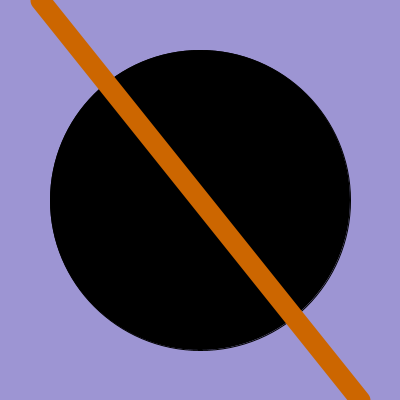
Frame 1 (no input)
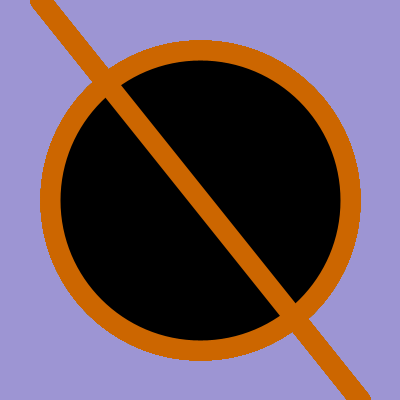
Frame 60 (the mouse pressed at the canvas centre just before this capture)
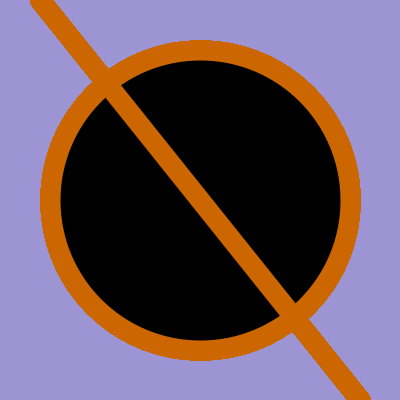
Frame 120 (the mouse held since frame 60 and released just before this capture)

The Processing sketch that drew these frames (run headless with seeded random() and noise(); from frame 60 on, the mouse is pressed at the canvas centre):

// Processing sketch: processing_134472
// ── processing_134472.pde

 
void setup(){
size (400,400);
background(157,149,211);
}

int value = 0;

void draw() {
fill (value);
ellipse(200,200,300,300);

strokeWeight(20);
stroke(204, 102, 0);
line(40,0, 360, 400);
}

void mouseClicked() {
  if (value == 0) {
    stroke (100,255,0);
    value = 255;
    
  } else {
    value = 0;
   
  }
}
